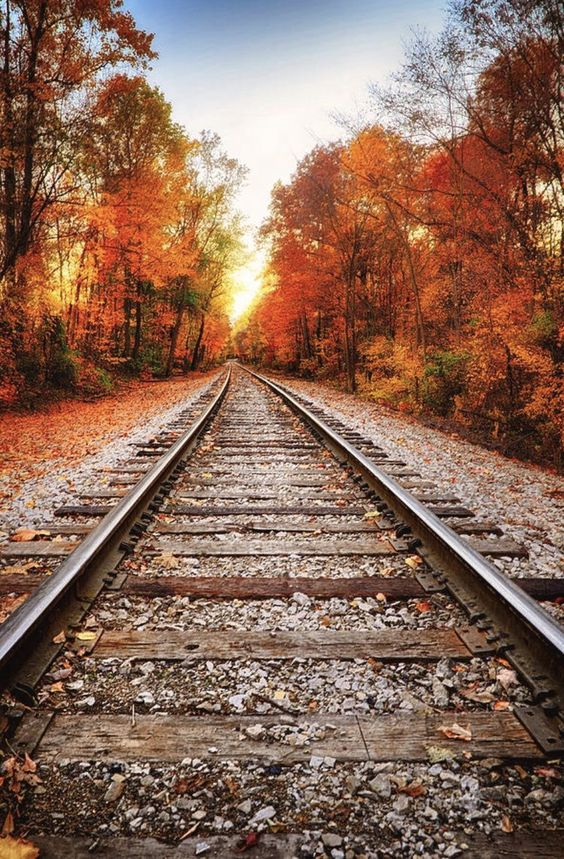
#> input picture data/track.jpg, 564 x 859 px
$ jupyter execute --allow-errors filter_effects.ipynb
#> lines starting #> are read from the running program, lines starting #| are printed output that depends on the picture; after the words box and inside, x2 and y2 are one past the last pixel; in counts of white or black regions, pixels touching at a corner belong together
### tests/test_filter_effects.py
import numpy as np
import skimage

from tests import IMATestCase


class TestDepthOfField(IMATestCase):
    def test_dof(self):
        self.seed_everything()

        img = np.random.rand(100, 100)
        mask = np.vstack([np.ones((50, 100)), np.zeros((50, 100))])
        prev_bottom_blur = 0.0
        for sigma in [3.0, 6.0]:
            dof = self.params['depth_of_field_fn'](img, mask, sigma=sigma)
            self.assertTupleEqual(img.shape, dof.shape, msg='depth_of_field function must preserve the image size')
            self.assertEqual(img.dtype, dof.dtype, msg='depth_of_field function must preserve the image dtype')

            img_blur = skimage.measure.blur_effect(img)
            dof_top_blur = skimage.measure.blur_effect(dof[:50, :])
            dof_bottom_blur = skimage.measure.blur_effect(dof[50:, :])
            self.assertGreater(
                dof_top_blur,
                img_blur,
                msg='Depth of field effect should increase blur strength even in focused areas a little',
            )
            self.assertGreater(
                dof_bottom_blur,
                dof_top_blur,
                msg='Blur strength should be higher in defocused areas than in focused areas',
            )
            self.assertGreater(
                dof_bottom_blur,
                prev_bottom_blur,
                msg='Blur strength should be stronger for larger sigma values',
            )
            prev_bottom_blur = dof_bottom_blur


class TestJitterEffect(IMATestCase):
    def test_watermark(self):
        self.seed_everything()

        rgb = skimage.io.imread(self.rpath('data/fruits.jpg'))
        for j in [1, 5, 15]:
            jit1 = self.params['jitter_filter_fn'](rgb, jitter=j)
            self.assertTupleEqual(rgb.shape, jit1.shape, msg='jitter_filter function must preserve the image size')
            self.assertEqual(rgb.dtype, jit1.dtype, msg='jitter_filter function must preserve the image dtype')
            self.assertTrue(
                set(jit1.ravel()) <= set(rgb.ravel()),  # check subset
                msg='jitter_filter function must not introduce new colors',
            )
            same_ratio_1 = np.mean(rgb.ravel() == jit1.ravel()).item()  # ratio of unchanged pixels
            expected_same_ratio = np.mean(
                [
                    np.mean(rgb.ravel() == np.roll(rgb, shift=(dy, dx), axis=(0, 1)).ravel())
                    for dy in range(-j, j + 1)
                    for dx in range(-j, j + 1)
                ]
            ).item()
            self.assertLess(
                abs(same_ratio_1 - expected_same_ratio) / expected_same_ratio,  # relative error
                0.1,  # 10% tolerance
                msg='jitter_filter function must uniformly randomly reorder pixels',
            )

            # Do another jitter to check randomness
            jit2 = self.params['jitter_filter_fn'](rgb, jitter=j)
            same_ratio_2 = np.mean(jit1.ravel() == jit2.ravel()).item()  # ratio of unchanged pixels between two jitters
            self.assertLess(
                abs(same_ratio_2 - expected_same_ratio) / expected_same_ratio,  # relative error
                0.1,  # 10% tolerance
                msg='jitter_filter function must uniformly randomly reorder pixels',
            )

### tests/__init__.py
import ast
import inspect
import os
import random
import re
import textwrap
from typing import Any, Callable, Optional, Union
import unittest

import numpy as np


class IMATestCase(unittest.TestCase):
    def __init__(self, methodName: str = '', **params: Any):
        super().__init__(methodName=methodName)
        self.params = params

    @classmethod
    def eval(cls, tests: Optional[str] = None, verbosity: int = 2, **params: dict[str, Any]) -> unittest.TestResult:
        class _TestCaseClass(cls):
            def __init__(self, methodName: str = ''):
                super().__init__(methodName=methodName, **params)

        if tests is not None:
            suite = unittest.TestSuite()
            suite.addTests([_TestCaseClass(methodName=t) for t in tests.split(',')])
        else:
            suite = unittest.defaultTestLoader.loadTestsFromTestCase(_TestCaseClass)
        runner = unittest.TextTestRunner(verbosity=verbosity)
        return runner.run(suite)

    # [26 lines left out: functions _ast_node_name, inspect_function_dependencies, get_source, not called in this run]

    @staticmethod
    def seed_everything(seed: int = 737765) -> None:
        random.seed(seed)
        np.random.seed(seed)

    @staticmethod
    def rpath(path: str) -> str:
        ima_root = os.path.abspath(os.path.join(os.path.dirname(__file__), '..'))
        return os.path.join(ima_root, path)

    # [71 lines left out: functions assertNotCalling, assertCalling, assertCallingAnyOf, assertNoLoops, assertArraysClose, assertArraysEqual, not called in this run]

### assignments/filter_effects.ipynb
# Filter effects

[cell 1]
import matplotlib.pyplot as plt
import numpy as np
import scipy
import scipy
import skimage

import sys

sys.path.append('..')
from tests import test_filter_effects

# Task 1: Depth of field effect

1. Load a source image $s$ from `../data/track.png`.
2. Load a focus mask $f$ from `../data/track_mask.png`.
3. Blur the source image $s$ using a Gaussian filter with appropriate $\sigma_s$ to produce blurred image $b$.
4. Replace nonzero values in $f$ by a vertical linear ramp going from zero (closest to zero values) to one (farthest from zero values). You can use [distance transform](https://docs.scipy.org/doc/scipy/reference/generated/scipy.ndimage.distance_transform_edt.html). We'll denote the result as weights $w$.
5. Combine (blend) the source image $s$ and the blurred version $b$ by using the weights $w$ computed in point 4 as
   $$
   d = w \cdot s + (1 - w) \cdot b
   $$

<figure class="image">

  <figcaption>Figure 1: Expected outputs of the fake depth of field effect</figcaption>
</figure>

[cell 2]
def depth_of_field(img: np.ndarray, mask: np.ndarray, sigma: float = 0.0) -> np.ndarray:
    """
    Args:
        img (np.ndarray): Input image of shape (H, W, C) or (H, W).
        mask (np.ndarray): Binary mask of shape (H, W) where 1 indicates focused areas and 0 indicates unfocused areas.
            The transition between focused and unfocused areas is smooth, controlled by a Gaussian blur.
        sigma (float): Standard deviation for Gaussian kernel used for blurring. Higher values result in more blur.
    Returns:
        np.ndarray: Image with depth-of-field effect applied, same shape as input image.
    """
    ########################################
    # TODO: implement

    raise NotImplementedError

    # ENDTODO
    ########################################

    return dof

[cell 3]
rgb = skimage.util.img_as_float(skimage.io.imread('../data/track.jpg'))
print(rgb.shape, rgb.dtype, rgb.min(), rgb.max())
#| (859, 564, 3) float64 0.0 1.0
mask = skimage.util.img_as_float(skimage.io.imread('../data/track_mask.png'))[..., 0]
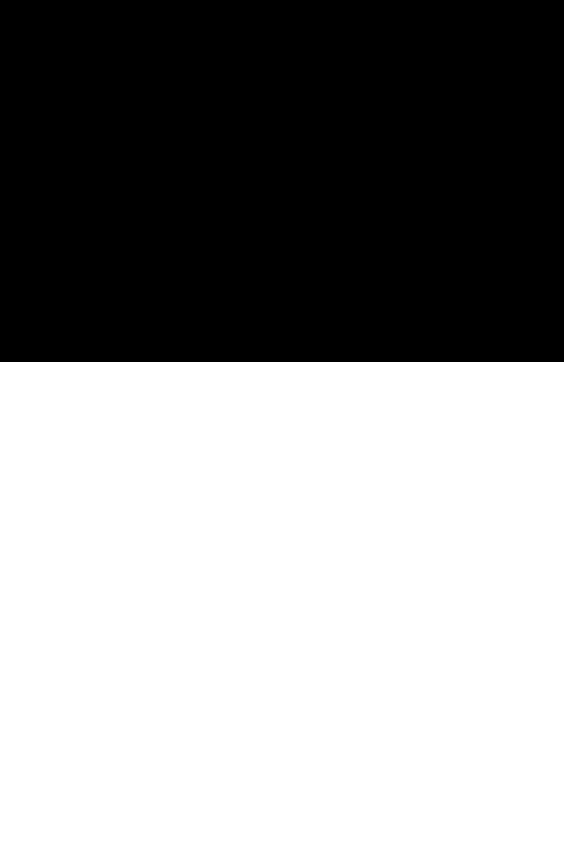
#> input picture data/track_mask.png, 564 x 859 px
#> mask: shape (859, 564) float64; values 0 (black) and 1 (white), 57.9% white; 1 black region, box (x1, y1, x2, y2) and area: (0, 0, 564, 362) 204168
print(mask.shape, mask.dtype, mask.min(), mask.max())
#| (859, 564) float64 0.0 1.0

#> (a cell that did not finish here is left out)

dof.shape, dof.dtype, dof.min(), dof.max()

[cell 5]
fig, axes = plt.subplots(1, 2, figsize=(8, 6))
axes[0].imshow(rgb);
#> (the rest of this cell did not finish here and is left out)

[cell 6]
test_filter_effects.TestDepthOfField.eval(depth_of_field_fn=depth_of_field)

# Task 2: Jitter effect

- Jitter effect is an example of *nonhomogennous filter*, which means that for each image position, the filter kernel is different.
- The kernel is a matrix of size $K \times K$ with zeros everywhere except a single randomly placed unit impulse.
- For example, for $K = 5$, the kernel might be (notice the single "1" at top right)
  $$
  \boldsymbol{h} = \begin{bmatrix}
    0 & 0 & 0 & 1 & 0 \\
    0 & 0 & 0 & 0 & 0 \\
    0 & 0 & 0 & 0 & 0 \\
    0 & 0 & 0 & 0 & 0 \\
    0 & 0 & 0 & 0 & 0
  \end{bmatrix}
  $$
- The position of the "1" is uniformly and independently random for each pixel, i.e. it can be anywhere in the $K \times K$ kernel with equal probability.
- Size $K$ of the kernel is fixed to the same value for all pixels.

<figure class="image">

  <figcaption>Figure 2: Expected output of jitter effect</figcaption>
</figure>

**Task**
1. Load the source image `../data/fruits.jpg`.
2. Implement `jitter_filter` function.
3. Apply the function to the source image.

[cell 7]
rgb = skimage.io.imread('../data/fruits.jpg')
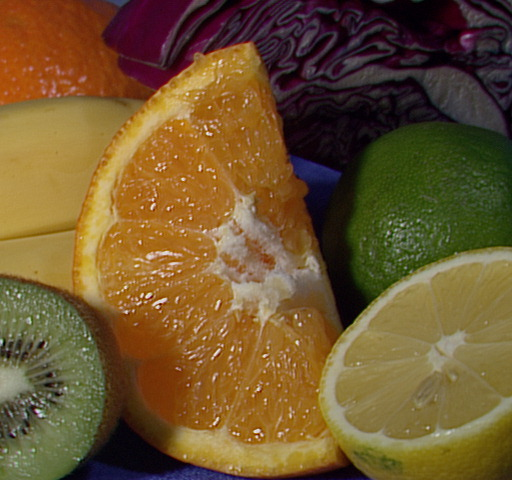
#> input picture data/fruits.jpg, 512 x 480 px
#> rgb is the input picture: shape (480, 512, 3); mean R, G, B 110.8, 85.6, 46.2
rgb = skimage.util.img_as_float(rgb)

[cell 8]
plt.imshow(rgb);

[cell 9]
def jitter_filter(img: np.ndarray, jitter: int = 1) -> np.ndarray:
    """
    Args:
        img: input image (RGB)
        jitter: jitter strength and half of the kernel_size, i.e. 2*jitter+1=kernel_size
    Returns:
        out: image processed by the jitter filter of strength `jitter`
    """
    ########################################
    # TODO: implement

    raise NotImplementedError

    # ENDTODO
    ########################################

#> (a cell that did not finish here is left out)

#> (a cell that did not finish here is left out)

[cell 12]
test_filter_effects.TestJitterEffect.eval(jitter_filter_fn=jitter_filter)
